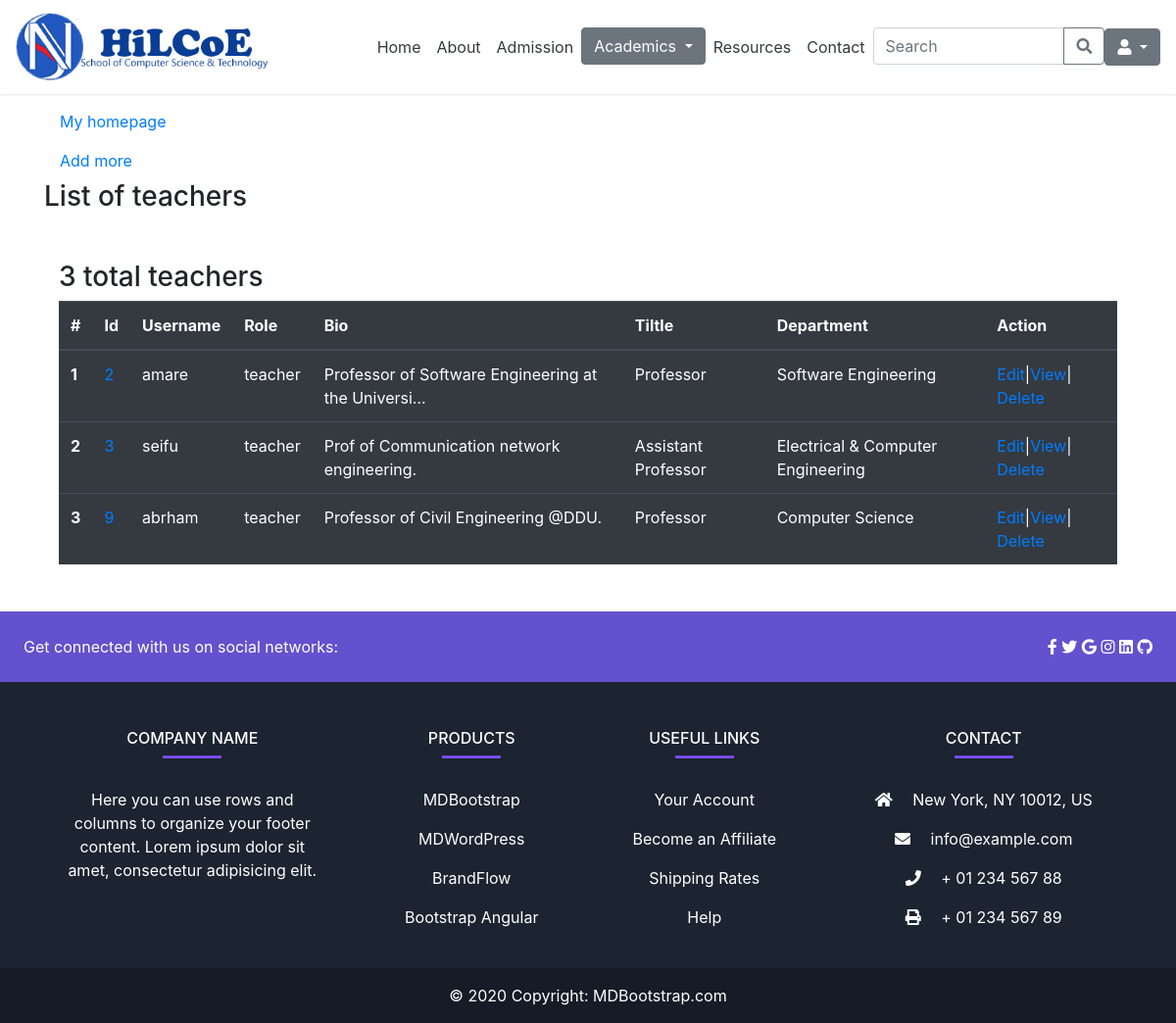
The app's page /admin_app/teacher_list/, older data.
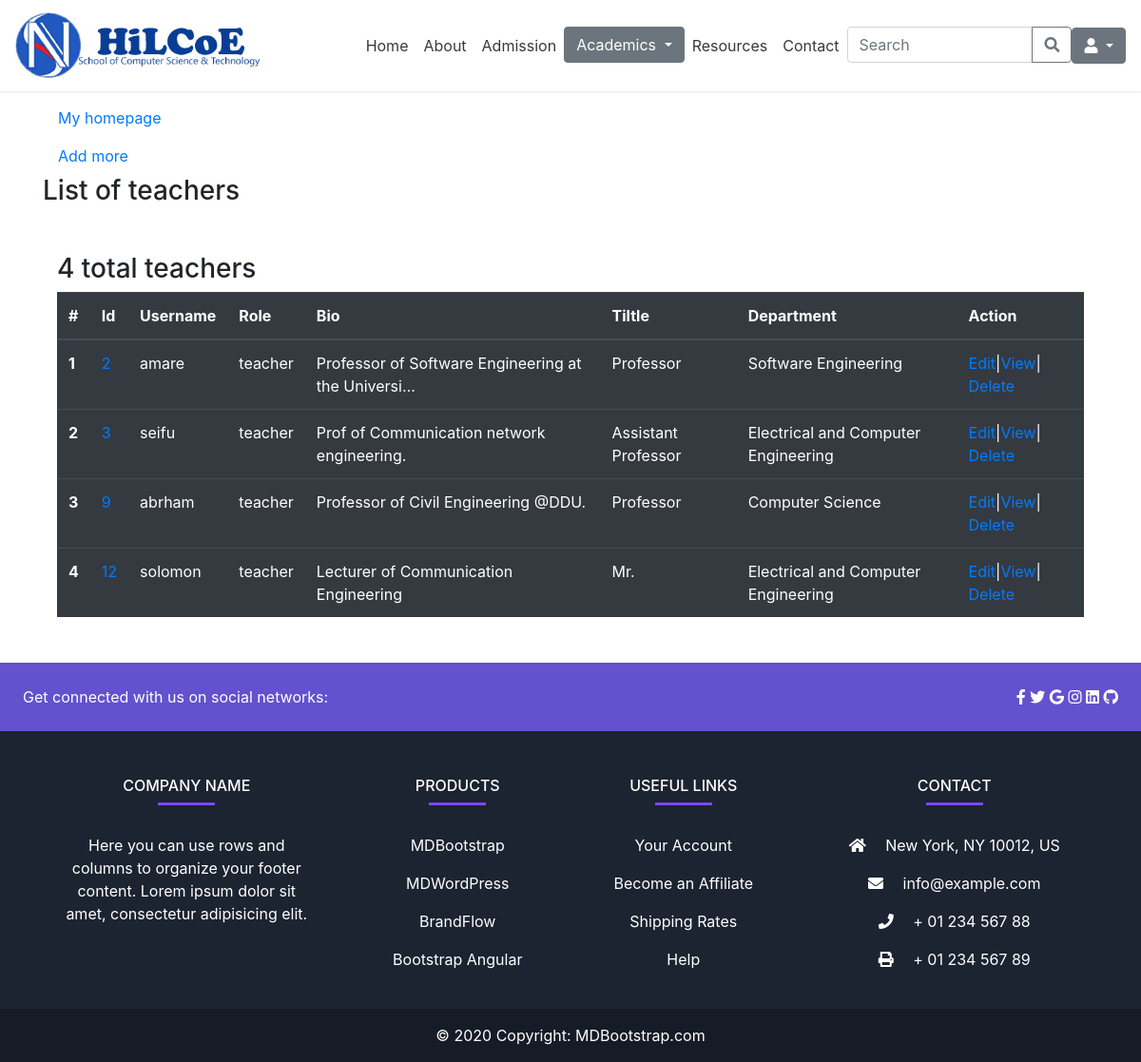
The same page, newer data.
### admin_app/models.py (models this page shows, shortened)
class UserProfile(models.Model):
    user = models.OneToOneField(User, on_delete=models.CASCADE)
    bio = models.TextField(default='Enter your bio briefly')
    role = models.CharField(max_length=20, choices=roles, default='student')
    department = models.ForeignKey(Department, on_delete=models.CASCADE, null=True, blank=True)
    academic_year = models.CharField(max_length=20, choices=year, null=True, blank=True)
    semester = models.CharField(max_length=20, choices=semester, null=True, blank=True)
    title = models.CharField(max_length=20, choices=title_choices, null=True, blank=True)
    stream = models.ForeignKey(Stream, on_delete=models.CASCADE, null=True, blank=True)
    program = models.ForeignKey(Program, on_delete=models.CASCADE, null=True, blank=True)

class Department(models.Model):
  name = models.CharField(max_length=50, null=True, blank=True)
  department_head = models.CharField(max_length=50, null=True, blank=True)
  def __str__(self):
        return self.name if self.name else "Unnamed Stream"

### admin_app/views.py (the view)
# urls.py: path('teacher_list/', views.teacher_list, name='teacher-list'),
def teacher_list(request):
   teachers = UserProfile.objects.filter(role='teacher')
   number_of_teachers = teachers.count()
   context = {
      'teachers': teachers,
      'number_of_teachers': number_of_teachers,
   }
   return render(request, 'admin_app/teacher/teacher_list.html', context)

### templates/admin_app/teacher/teacher_list.html (shortened to what this page needs)
{% extends 'base.html' %}
{% block content %}
<div class="container my-5">
    <a class="nav-link text-black" href="{% if user.is_superuser or user.is_staff %}
            {% url 'admin-dashboard' %}
            {% else %}
                {% url 'cs-bsc' %}
            {% endif %}">My homepage
    </a>
    <a class="nav-link text-black" href="{% url 'add-teacher' %}"> Add more </a>
    <h3>List of teachers </h3>
    <div class="container my-5">
        <h3>{{ number_of_teachers }} total teachers </h3>
        <table class="table table-dark">
          <thead>
            <tr>
              <th scope="col">#</th>
              <th scope="col">Id</th>
              <th scope="col"> Username </th>
              <th scope="col">Role</th>
              <th scope="col">Bio</th>
              <th scope="col">Tiltle</th>
              <th scope="col">Department</th>
              <th scope="col">Action</th>
            </tr>
          </thead>
          <tbody>
            {% for teacher in teachers %}
            <tr>
              <th scope="row">{{ forloop.counter }}</th>
              <td><a href="{% url 'teacher-detail' teacher_id=teacher.pk %}">{{ teacher.pk }}</a></td>
              <td>{{ teacher.user.username }}</td>
              <td>{{ teacher.role }}</td>
              <td>{{ teacher.bio|truncatechars:50 }}</td>
              <td> {{ teacher.title }} </td>
              <td> {{ teacher.department }} </td>
              <td><a href="{% url 'teacher-edit' teacher_id=teacher.pk %}">Edit</a>|<a href="{% url 'teacher-detail' teacher_id=teacher.pk %}">View</a>|
                <a href="{% url 'teacher-delete' teacher_id=teacher.pk %}">Delete</a></td>
            </tr>
            {% endfor %}
          </tbody>
        </table>
    </div>
    </div>
{% endblock %}

### templates/base.html (shortened to what this page needs)
{% load static %}
<!doctype html>
<html lang="en">
  <head>
    <link rel="stylesheet" href="https://cdn.jsdelivr.net/npm/bootstrap@4.2.1/dist/css/bootstrap.min.css">
    <link rel="stylesheet" href="https://cdnjs.cloudflare.com/ajax/libs/font-awesome/5.15.4/css/all.min.css">
  </head>
  <body>
    {% include 'navbar.html' %}
    <div class="container-fluid px-0">
        {% block content %}
        {% endblock %}
      {% include 'footer.html' %}
    </div>
  </body>
</html>

### templates/navbar.html (shortened to what this page needs)
{% load static %}
<nav class="navbar navbar-expand-lg navbar-dark bg-primary">
    <ul class="navbar-nav ml-auto">
      <li class="nav-item active mr-auto">
        <a class="nav-link" href="#">Tel : +251 111 559769. E: info@hilcoe.net </a>
      </li>
      <li class="nav-item">
        <a class="nav-link bg-danger" href="#">Notice Board +</a>
      </li>
    </ul>
</nav>
<nav class="navbar navbar-expand-lg bg-white fixed-top">
  <a class="navbar-brand" href="{% url 'home' %}"><img src="{% static '/website/logo-hilcoe.jpg' %}" class="w-75"></a>
  <div class="collapse navbar-collapse" id="navbarSupportedContent">
    <ul class="navbar-nav mr-auto">
      <li class="nav-item active">
        <a class="nav-link text-dark" href="{% url 'home' %}">Home <span class="sr-only">(current)</span></a>
      </li>
      <li class="nav-item">
        <a class="nav-link text-dark" href="{% url 'about' %}">About</a>
      </li>
      <li class="nav-item">
        <a class="nav-link text-dark" href="{% url 'admission' %}">Admission</a>
      </li>
      <div class="dropdown">
        <button class="btn btn-secondary dropdown-toggle" type="button" id="dropdownMenuButton" data-toggle="dropdown" aria-haspopup="true" aria-expanded="false">
          Academics
        </button>
      </div>
      <li class="nav-item">
        <a class="nav-link text-dark" href="#">Resources</a>
      </li>
      <li class="nav-item">
        <a class="nav-link text-dark" href="{% url 'contact-us' %}">Contact</a>
      </li>
      <li class="nav-item input-group">
        <input type="text" class="form-control" placeholder="Search">
        <div class="input-group-append">
          <button class="btn btn-outline-secondary btn-custom" type="button">
            <i class="fa fa-search"></i>
          </button>
        </div>
      </li>
    </ul>
    {% if user.is_authenticated %}
      <div class="dropdown">
        <button class="btn btn-secondary dropdown-toggle" type="button" id="dropdownMenuButton" data-toggle="dropdown" aria-haspopup="true" aria-expanded="false">
          <i class="fa fa-user" aria-hidden="true"></i>
        </button>
        <div class="dropdown-menu dropdown-menu-right bg-secondary" aria-labelledby="dropdownMenuButton">
          <a class="nav-link text-white" href="{% url 'logout' %}">Logout</a>
          <a class="nav-link text-white" href="{% url 'edit-profile' %}">Edit profile</a>
          <a class="nav-link text-white" href="{% url 'change-password' %}">Change password</a>
          <a class="nav-link text-white" href="{% url 'reset_password' %}">Reset your password?</a>
          <a class="nav-link text-white" href="
          {% url 'admin-dashboard' %}
          ">My homepage</a>
        </div>
      </div>
    {% else %}
      <div class="dropdown">
        <button class="btn btn-secondary dropdown-toggle" type="button" id="dropdownMenuButton" data-toggle="dropdown" aria-haspopup="true" aria-expanded="false">
          <i class="fa fa-user" aria-hidden="true"></i>
        </button>
      </div>
    {% endif %}
  </div>
</nav>

### templates/footer.html
 <div class="container-fluid mt-5 px-0">
  <footer
          class="text-center text-lg-start text-white"
          style="background-color: #1c2331"
          >
    <section
             class="d-flex justify-content-between p-4"
             style="background-color: #6351ce"
             >
      <div class="me-5">
        <span>Get connected with us on social networks:</span>
      </div>
      <div>
        <a href="" class="text-white me-4">
          <i class="fab fa-facebook-f"></i>
        </a>
        <a href="" class="text-white me-4">
          <i class="fab fa-twitter"></i>
        </a>
        <a href="" class="text-white me-4">
          <i class="fab fa-google"></i>
        </a>
        <a href="" class="text-white me-4">
          <i class="fab fa-instagram"></i>
        </a>
        <a href="" class="text-white me-4">
          <i class="fab fa-linkedin"></i>
        </a>
        <a href="" class="text-white me-4">
          <i class="fab fa-github"></i>
        </a>
      </div>
    </section>
    <section class="">
      <div class="container text-center text-md-start mt-5">
        <div class="row mt-3">
          <div class="col-md-3 col-lg-4 col-xl-3 mx-auto mb-4">
            <h6 class="text-uppercase fw-bold">Company name</h6>
            <hr
                class="mb-4 mt-0 d-inline-block mx-auto"
                style="width: 60px; background-color: #7c4dff; height: 2px"
                />
            <p>
              Here you can use rows and columns to organize your footer
              content. Lorem ipsum dolor sit amet, consectetur adipisicing
              elit.
            </p>
          </div>
          <div class="col-md-2 col-lg-2 col-xl-2 mx-auto mb-4">
            <h6 class="text-uppercase fw-bold">Products</h6>
            <hr
                class="mb-4 mt-0 d-inline-block mx-auto"
                style="width: 60px; background-color: #7c4dff; height: 2px"
                />
            <p>
              <a href="#!" class="text-white">MDBootstrap</a>
            </p>
            <p>
              <a href="#!" class="text-white">MDWordPress</a>
            </p>
            <p>
              <a href="#!" class="text-white">BrandFlow</a>
            </p>
            <p>
              <a href="#!" class="text-white">Bootstrap Angular</a>
            </p>
          </div>
          <div class="col-md-3 col-lg-2 col-xl-2 mx-auto mb-4">
            <h6 class="text-uppercase fw-bold">Useful links</h6>
            <hr
                class="mb-4 mt-0 d-inline-block mx-auto"
                style="width: 60px; background-color: #7c4dff; height: 2px"
                />
            <p>
              <a href="#!" class="text-white">Your Account</a>
            </p>
            <p>
              <a href="#!" class="text-white">Become an Affiliate</a>
            </p>
            <p>
              <a href="#!" class="text-white">Shipping Rates</a>
            </p>
            <p>
              <a href="#!" class="text-white">Help</a>
            </p>
          </div>
          <div class="col-md-4 col-lg-3 col-xl-3 mx-auto mb-md-0 mb-4">
            <h6 class="text-uppercase fw-bold">Contact</h6>
            <hr
                class="mb-4 mt-0 d-inline-block mx-auto"
                style="width: 60px; background-color: #7c4dff; height: 2px"
                />
            <p><i class="fas fa-home mr-3"></i> New York, NY 10012, US</p>
            <p><i class="fas fa-envelope mr-3"></i> info@example.com</p>
            <p><i class="fas fa-phone mr-3"></i> + 01 234 567 88</p>
            <p><i class="fas fa-print mr-3"></i> + 01 234 567 89</p>
          </div>
        </div>
      </div>
    </section>
    <div
         class="text-center p-3"
         style="background-color: rgba(0, 0, 0, 0.2)"
         >
      © 2020 Copyright:
      <a class="text-white" href="https://mdbootstrap.com/"
         >MDBootstrap.com</a
        >
    </div>
  </footer>
</div>

### templates/base.html (style rules this page uses)
.navbar { box-shadow: 0 1px 2px rgba(0, 0, 0, 0.1); }
.btn-custom { height: calc(2.25rem + 2px); }

Row changes from the older to the newer data that the page shows:
changed through a linked row, UserProfile "Prof of Communication network engineering.": department "Electrical & Computer Engineering" → "Electrical and Computer Engineering"
added UserProfile: pk "12", user.username "solomon", role "teacher", bio "Lecturer of Communication Engineering", title "Mr.", department "Electrical and Computer Engineering"
Text that changed along with them:
{{ number_of_teachers }}: "3" → "4"
